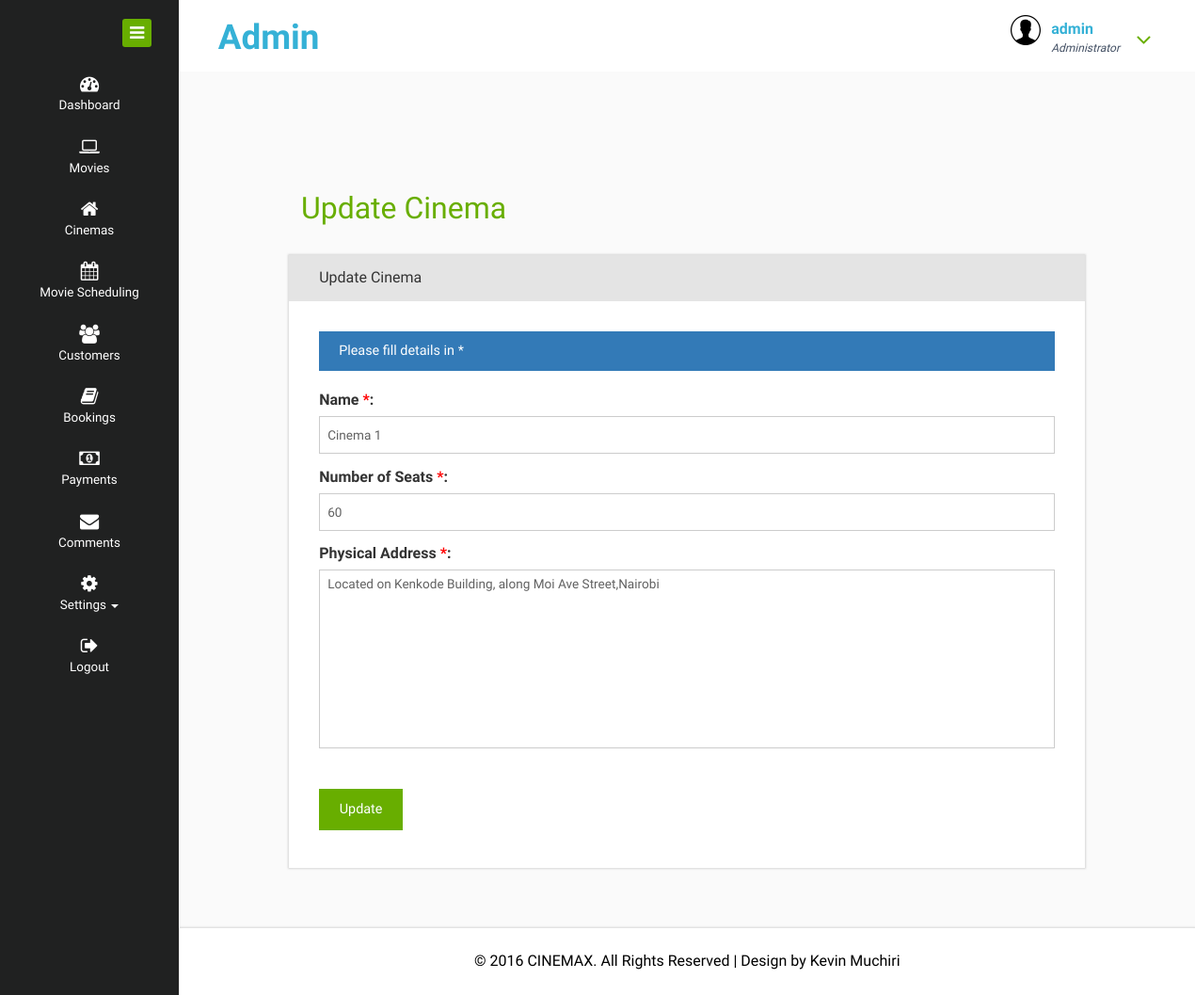
Page /admin/update_cinema.php?id=1 (signed in) on the committed database.
### tables this page shows
CREATE TABLE `cinemas` (
  `id` int(11) NOT NULL,
  `name` varchar(100) NOT NULL,
  `number_of_seats` int(11) NOT NULL,
  `address` text
);

### admin/update_cinema.php (the view, shortened to what this page needs)
<?php
include'db.php';
             $sel = mysqli_query($con,"select * from cinemas where id='".$_REQUEST['id']."'");
             $row = mysqli_fetch_array($sel,MYSQLI_ASSOC);
             ?>
<!DOCTYPE HTML>
<html>
<head>
<link href="css/bootstrap.css" rel="stylesheet" type="text/css" media="all">
<link href="css/jquery.dataTables.1.10.11.min.css" rel="stylesheet" type="text/css" media="all">
<link href="css/style.css" rel="stylesheet" type="text/css" media="all"/>
<link href="css/font-awesome.css" rel="stylesheet">
</head>
<body>
<div class="page-container">
   <div class="left-content">
	   <div class="mother-grid-inner">
				<?php include'head.php';?>
<div class="inner-block">
    <div class="product-block">
    	<div class="col-md-offset-1 pro-head">
    		<h2>Update Cinema</h2>
    	</div>
      <div class="col-md-10 col-md-offset-1 compose-right">
					<div class="inbox-details-default">
						<div class="inbox-details-heading">
							Update Cinema
						</div>
						<div class="inbox-details-body">
							<div class="alert alert-info">
								Please fill details in *
							</div>
							<form onSubmit="return validateForm()" name="cinema" id="cinema" class="com-mail" method="post">
								<label>Name <span style="color:red">*</span>:</label>
								<input type="text" name="name" placeholder="Name" value="<?php echo $row['name']?>">
								<label>Number of Seats <span style="color:red">*</span>:</label>
								<input type="text" name="seats" value="<?php echo $row['number_of_seats']?>" placeholder="Number of Seats">
								<label>Physical Address <span style="color:red">*</span>:</label>
                <textarea rows="6" name="address" placeholder="Address"><?php echo $row['address']?></textarea>
	              <div class="form-group">
								<input type="submit" value="Update" name="submit">
							</div>
							</form>
						</div>
					</div>
				</div>
    </div>
</div>
<link rel="stylesheet" type="text/css" href="css/magnific-popup.css">
<?php include'footer.php';?>
</div>
</div>
    <?php include'includes.php';?>
</body>
</html>

### rows in the picture
cinemas: name "Cinema 1", seats "60", address "Located on Kenkode Building, along Moi Ave Street,Nairobi"

### other values in the picture
$_SESSION['manager'] "admin"
